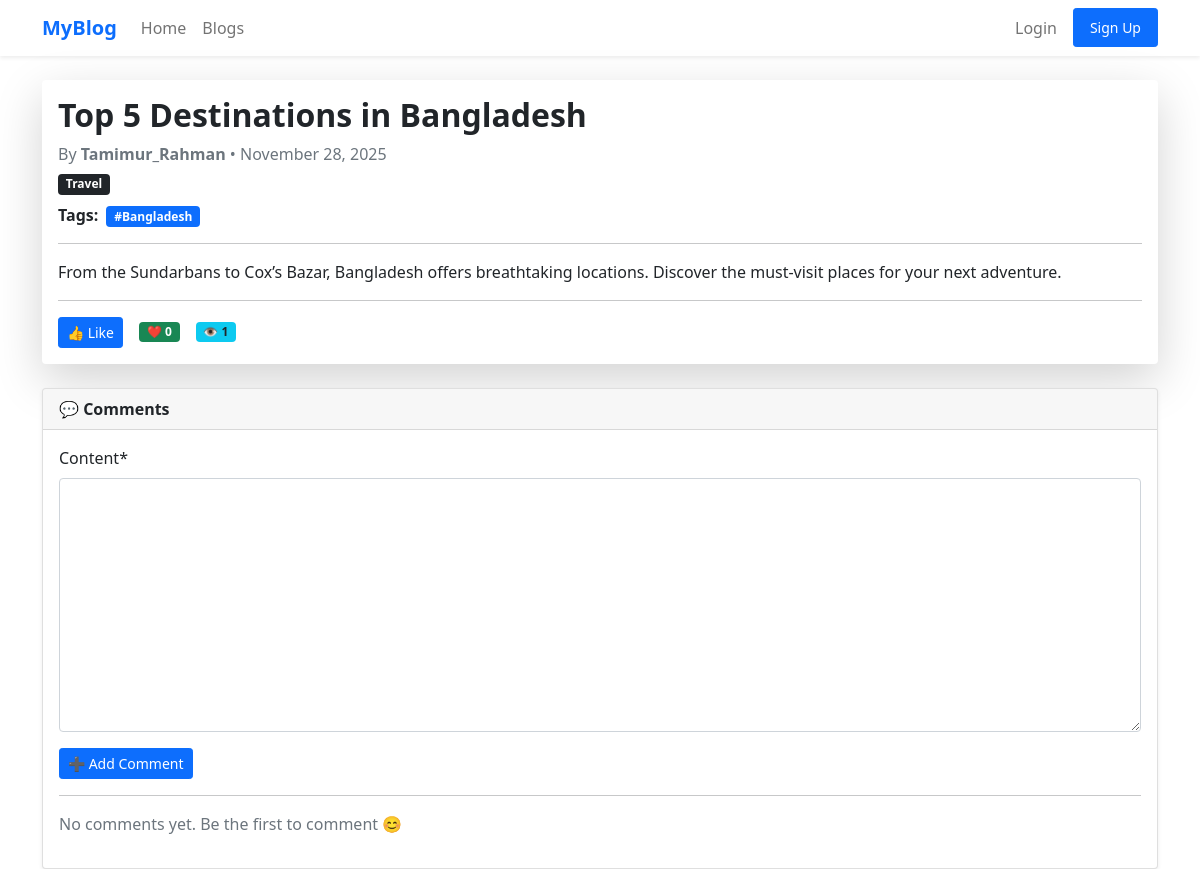
The app's page /post/19 with its own data.
### blog/models.py (models this page shows, shortened)
class Post(models.Model):
    title = models.CharField(max_length=100)
    content = RichTextField()
    author = models.ForeignKey(User,on_delete=models.CASCADE)
    created_at = models.DateTimeField(auto_now_add=True)
    updated_at = models.DateTimeField(auto_now=True)
    category = models.ForeignKey(Category,on_delete=models.SET_NULL,null=True)
    tag = models.ManyToManyField(Tag)
    view_count = models.PositiveBigIntegerField(default = 0)
    liked_users = models.ManyToManyField(User,related_name = 'liked_posts')

class Category(models.Model):
    name = models.CharField(max_length=100)

class Tag(models.Model):
    name = models.CharField(max_length=100)

### blog/views.py (the view)
# urls.py: path('post/<int:id>',views.post_details,name='post_details'),
def post_details(request,id):
    post = get_object_or_404(Post,id=id)
    if request.method == 'POST':
        comment_form = CommentForm(request.POST)
        if comment_form.is_valid():
            comment = comment_form.save(commit=False) # commit database e save hobe nah
            comment.post = post
            comment.author = request.user
            comment.save()
            return redirect('post_details',id=post.id)
    else:
        comment_form = CommentForm()
    comments = post.comment_set.all()
    is_liked = post.liked_users.filter(id=request.user.id).exists()
    like_count = post.liked_users.count()
    context = {
            'post':post,
            'categories': Category.objects.all(),
            'tag':Tag.objects.all(),
            'comments':comments,
            'comment_form':comment_form,
            'is_liked':is_liked,
            'like_count':like_count,
        }
    post.view_count +=1
    post.save()
    return render(request,'blog/post_details.html',context)

### blog/forms.py
class CommentForm(forms.ModelForm):
    class Meta:
        model = Comment
        fields = ['content']

### templates/blog/post_details.html (shortened to what this page needs)
{% extends "blog/base.html" %}
{% load crispy_forms_tags %}
{% block content %}
<div class="container mt-4">
    <div class="card shadow-lg border-0">
        <div class="card-body">
            <h2 class="fw-bold">{{ post.title }}</h2>
            <p class="text-muted mb-1">
                By <strong>{{ post.author }}</strong> • {{ post.created_at|date:"F d, Y" }}
            </p>
            <p class="mb-2">
                <span class="badge bg-dark">{{ post.category.name }}</span>
            </p>
            <p>
                <strong>Tags:</strong>
                {% for tag in post.tag.all %}
                    <span class="badge bg-primary mx-1">#{{ tag.name }}</span>
                {% empty %}
                    <span class="text-muted">No tags</span>
                {% endfor %}
            </p>
            <hr>
            <p class="mt-3" style="font-size: 1.1rem; line-height: 1.7;">
                {{ post.content|safe }}
            </p>
            <hr>
            <div class="d-flex align-items-center gap-3">
                {% if is_liked %}
                <a href="{% url 'like_post' post.id %}" class="btn btn-danger btn-sm">❤️ Unlike</a>
                {% else %}
                <a href="{% url 'like_post' post.id %}" class="btn btn-primary btn-sm">👍 Like</a>
                {% endif %}
                <span class="badge bg-success">❤️ {{ like_count }}</span>
                <span class="badge bg-info text-dark">👁️ {{ post.view_count }}</span>
            </div>
        </div>
    </div>
    <div class="card mt-4 shadow-sm">
        <div class="card-header fw-bold">
            💬 Comments
        </div>
        <div class="card-body">
            <form method="post" class="mb-3">
                {{ comment_form|crispy }}
                <button type="submit" class="btn btn-primary btn-sm">➕ Add Comment</button>
            </form>
            <hr>
            {% for comment in comments %}
            <div class="p-2 mb-3 border-bottom">
                <h6 class="mb-0">{{ comment.author }}</h6>
                <small class="text-muted">{{ comment.created_at|date:'F d, Y h:i A' }}</small>
                <p class="mb-1">{{ comment.content }}</p>
            </div>
            {% empty %}
            <p class="text-muted">No comments yet. Be the first to comment 😊</p>
            {% endfor %}
        </div>
    </div>
</div>
{% endblock %}

### records on screen
Post: title "Top 5 Destinations in Bangladesh", author "Tamimur_Rahman", created_at "November 28, 2025", category.name "Travel", content "From the Sundarbans to Cox’s Bazar, Bangladesh offers breathtaking locations. Discover the must-visit places for your next adventure.", view_count "1"
Tag: name "Bangladesh"

### other values on screen
{{ like_count }} "0"
